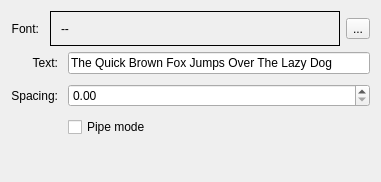
<?xml version="1.0" encoding="utf-8"?>
<ui version="4.0">
 <author>
    SPDX-FileCopyrightText: none
    SPDX-License-Identifier: GPL-3.0-or-later
  </author>
 <class>KisWdgTextBrush</class>
 <widget class="QWidget" name="KisWdgTextBrush">
  <property name="geometry">
   <rect>
    <x>0</x>
    <y>0</y>
    <width>381</width>
    <height>182</height>
   </rect>
  </property>
  <layout class="QVBoxLayout" name="verticalLayout">
   <item>
    <layout class="QHBoxLayout" name="horizontalLayout">
     <item>
      <widget class="QLabel" name="label">
       <property name="sizePolicy">
        <sizepolicy hsizetype="Fixed" vsizetype="Preferred">
         <horstretch>0</horstretch>
         <verstretch>0</verstretch>
        </sizepolicy>
       </property>
       <property name="text">
        <string>Font:</string>
       </property>
       <property name="alignment">
        <set>Qt::AlignRight|Qt::AlignTrailing|Qt::AlignVCenter</set>
       </property>
       <property name="margin">
        <number>10</number>
       </property>
       <property name="indent">
        <number>5</number>
       </property>
      </widget>
     </item>
     <item>
      <widget class="QLabel" name="lblFont">
       <property name="sizePolicy">
        <sizepolicy hsizetype="Maximum" vsizetype="MinimumExpanding">
         <horstretch>0</horstretch>
         <verstretch>0</verstretch>
        </sizepolicy>
       </property>
       <property name="minimumSize">
        <size>
         <width>180</width>
         <height>30</height>
        </size>
       </property>
       <property name="maximumSize">
        <size>
         <width>16777</width>
         <height>40</height>
        </size>
       </property>
       <property name="frameShape">
        <enum>QFrame::Box</enum>
       </property>
       <property name="frameShadow">
        <enum>QFrame::Plain</enum>
       </property>
       <property name="lineWidth">
        <number>1</number>
       </property>
       <property name="text">
        <string>--</string>
       </property>
       <property name="scaledContents">
        <bool>true</bool>
       </property>
       <property name="indent">
        <number>10</number>
       </property>
      </widget>
     </item>
     <item>
      <widget class="QToolButton" name="bnFont">
       <property name="sizePolicy">
        <sizepolicy hsizetype="Fixed" vsizetype="Fixed">
         <horstretch>0</horstretch>
         <verstretch>0</verstretch>
        </sizepolicy>
       </property>
       <property name="text">
        <string>...</string>
       </property>
       <property name="shortcut">
        <string/>
       </property>
      </widget>
     </item>
    </layout>
   </item>
   <item>
    <layout class="QGridLayout" name="gridLayout">
     <property name="spacing">
      <number>10</number>
     </property>
     <item column="0" row="0">
      <widget class="QLabel" name="labelText">
       <property name="text">
        <string>Text:</string>
       </property>
       <property name="alignment">
        <set>Qt::AlignRight|Qt::AlignTrailing|Qt::AlignVCenter</set>
       </property>
      </widget>
     </item>
     <item column="1" row="0">
      <widget class="QLineEdit" name="lineEdit">
       <property name="sizePolicy">
        <sizepolicy hsizetype="MinimumExpanding" vsizetype="Minimum">
         <horstretch>0</horstretch>
         <verstretch>0</verstretch>
        </sizepolicy>
       </property>
       <property name="minimumSize">
        <size>
         <width>0</width>
         <height>0</height>
        </size>
       </property>
       <property name="font">
        <font>
         <weight>50</weight>
         <italic>false</italic>
         <bold>false</bold>
         <underline>false</underline>
         <strikeout>false</strikeout>
        </font>
       </property>
       <property name="text">
        <string>The Quick Brown Fox Jumps Over The Lazy Dog</string>
       </property>
      </widget>
     </item>
     <item column="0" row="1">
      <widget class="QLabel" name="label_2">
       <property name="sizePolicy">
        <sizepolicy hsizetype="Fixed" vsizetype="Preferred">
         <horstretch>0</horstretch>
         <verstretch>0</verstretch>
        </sizepolicy>
       </property>
       <property name="text">
        <string>Spacing:</string>
       </property>
       <property name="alignment">
        <set>Qt::AlignRight|Qt::AlignTrailing|Qt::AlignVCenter</set>
       </property>
      </widget>
     </item>
     <item column="1" row="1">
      <widget class="KisDoubleSliderSpinBox" name="inputSpacing" native="true"/>
     </item>
     <item column="1" row="2">
      <widget class="QCheckBox" name="pipeModeChbox">
       <property name="sizePolicy">
        <sizepolicy hsizetype="Fixed" vsizetype="Minimum">
         <horstretch>0</horstretch>
         <verstretch>0</verstretch>
        </sizepolicy>
       </property>
       <property name="toolTip">
        <string>use only one letter at a time</string>
       </property>
       <property name="text">
        <string>Pipe mode</string>
       </property>
      </widget>
     </item>
    </layout>
   </item>
   <item>
    <spacer name="spacer2">
     <property name="orientation">
      <enum>Qt::Vertical</enum>
     </property>
     <property name="sizeType">
      <enum>QSizePolicy::Expanding</enum>
     </property>
     <property name="sizeHint" stdset="0">
      <size>
       <width>30</width>
       <height>21</height>
      </size>
     </property>
    </spacer>
   </item>
  </layout>
 </widget>
 <customwidgets>
  <customwidget>
   <class>KisDoubleSliderSpinBox</class>
   <extends>QDoubleSpinBox</extends>
   <header>kis_slider_spin_box.h</header>
   <container>1</container>
  </customwidget>
 </customwidgets>
 <resources/>
 <connections/>
</ui>
